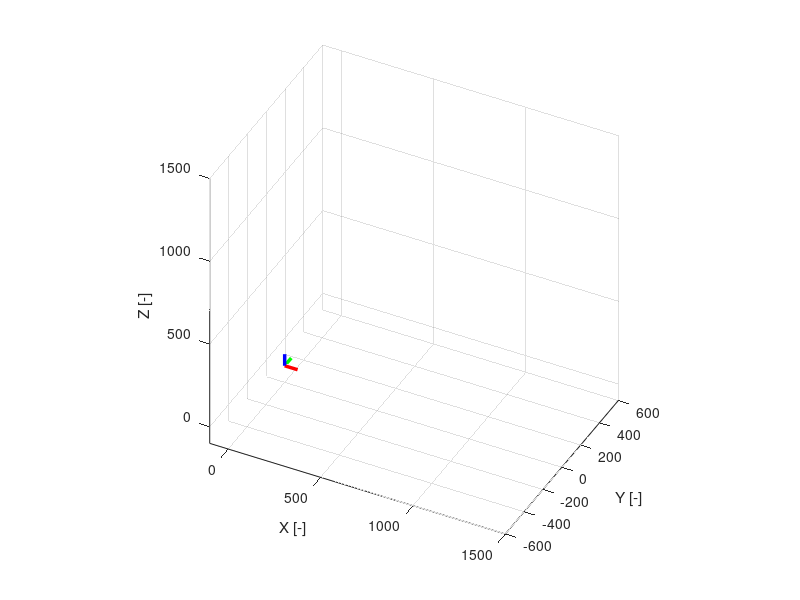

MATLAB code for this plot: (Note: this script raises an error after producing the figure.)
%% Direct Kinematic Model With DH and Graph
clear all
clc
close all

%% Preliminar

% sistema coordenado fijo
hf=figure(1);
set(hf,'position',[445   275   563   628])
L=70;
h_ejexF=plot3([0 L],[0 0],[0 0],'r','linewidth',2.5);
hold on
h_ejeyF=plot3([0 0],[0 L],[0 0],'g','linewidth',2.5);
hold on
h_ejezF=plot3([0 0],[0 0],[0 L],'b','linewidth',2.5);
hold on

axis equal
axis([-100 1500 -600 600 -100 1500])
grid on
xlabel('X [-]')
ylabel('Y [-]')
zlabel('Z [-]')
view(27,37) % genera una orientacion de la vista.

Mp=[0,0,0,1;  % origen
    L,0,0,1;  % eje x
    0,L,0,1;  % eje y
    0,0,L,1]; % eje z

% Matriz DH definida sin la columna de los th porque son variables.
th1=3;
th2=2;
th3=0;
th4=0;
th5=1;
th6=-1;

DH=[   0    pi  -675 th1;   %F1  
       260  pi/2   0  th2;   %12
     680     0   0  th3;   %23
    -35  pi/2  -670 th4;   %34
       0  pi/2   0  th5;   %45
       0  pi/2  -115 th6];  %56

% Sistemas coordenados moviles n=6
for i=1:6
    c=cambio_ij(DH,0,i);
    o=c*Mp(1,:)';
    x=c*Mp(2,:)';
    y=c*Mp(3,:)';
    z=c*Mp(4,:)';
    h_ejexM(i,1)=plot3([o(1) x(1)],[o(2) x(2)],[o(3) x(3)],'r','linewidth',2);
    hold on
    h_ejeyM(i,1)=plot3([o(1) y(1)],[o(2) y(2)],[o(3) y(3)],'g','linewidth',2);
    hold on
    h_ejezM(i,1)=plot3([o(1) z(1)],[o(2) z(2)],[o(3) z(3)],'b','linewidth',2);
end
 
%% 
% Matriz de P. DH
%DH=[a_ij alpha_ij s_j theta_j]

Q=zeros(25,3);
P=zeros(25,3);
S6 = [];
a6 = [];
P(1,:) = [800, 0, 700];
%size(Q,1)
for i=2:25
    
    if i<11
        P(i,:) = [P(i-1,1)+40, 0, 700];      
        S6(i,:) = [-1 0 0];
        a6(i,:) = [0 0 1];
    elseif 10<i<21
        P(i,:) = [1160, P(i-1,2)+40, 700];
        S6(i,:) = [0 1 0];
        a6(i,:) = [0 0 1];
    else
        P(i,:) = [1160, 400, P(i-1,10)+40];
        S6(i,:) = [0 0 -1];
        a6(i,:) = [0 1 0];
    end
end


%lista de matrices de cada punto de forma P(p)=[[q;s;a],[q;s;a]...]
SlnSet=[];

for p=1:size(P)
    display(p);
    SlnSetPoint=matriz_setpoint(DH,P(p,:),S6(p,:),a6(p,:));
    for k=1:8

        fila=SlnSetPoint(:,k)';
        SlnSet(p,:,k)=fila;
    end
end

for p=1:size(P,3)
    display("test");
    DH(:,4)=SlnSet(p,:,1)';
    DHp=DH;
    T=L_Matriz_06(DHp); %valable para 1 punto

    % %k=1 T_f1; k=2 T_f2; k=3 T_f3; k=4 T_f4
    for k=1:DoF
        for i=1:4
            Mp_T(i,:,k)=(T(:,:,k)*Mp(i,:)')'; 
        end
    end
    % 
    for k=1:DoF 
        set(h_ejexM(k,1),'xdata',[Mp_T(1,1,k) Mp_T(2,1,k)],...
                         'ydata',[Mp_T(1,2,k) Mp_T(2,2,k)],...
                         'zdata',[Mp_T(1,3,k) Mp_T(2,3,k)])
    
        set(h_ejeyM(k,1),'xdata',[Mp_T(1,1,k) Mp_T(3,1,k)],...
                         'ydata',[Mp_T(1,2,k) Mp_T(3,2,k)],...
                         'zdata',[Mp_T(1,3,k) Mp_T(3,3,k)])
    
        set(h_ejezM(k,1),'xdata',[Mp_T(1,1,k) Mp_T(4,1,k)],...
                         'ydata',[Mp_T(1,2,k) Mp_T(4,2,k)],...
                         'zdata',[Mp_T(1,3,k) Mp_T(4,3,k)])
    end
end